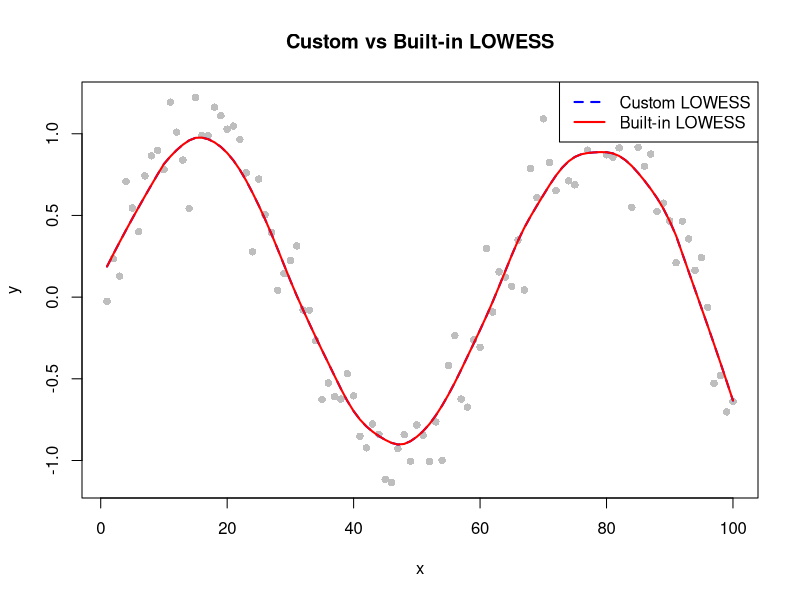

Here is the R script that generated this plot:
## ---- chunk 1
set.seed(1)
x <- 1:100
y <- sin(x/10) + rnorm(100,,sd=0.2)
## ---- chunk 2
# Custom LOWESS function
customLowess <- function(x, y, f) {
  n <- length(x)
  y_smooth <- numeric(n)
  
  for (i in 1:n) {
    # Calculate distances
    dists <- abs(x - x[i])
    
    # Determine the span width
    span <- sort(dists)[round(f * n)]
    
    # Identify weights using the tricube function
    weights <- (1 - (dists / span)^3)^3 * (dists < span)
    
    # Fit a weighted linear regression
    if (sum(weights) > 0) {
      fit <- lm(y ~ x, weights = weights)
      y_smooth[i] <- predict(fit, newdata = data.frame(x = x[i]))
    } else {
      y_smooth[i] <- y[i]
    }
  }
  return(y_smooth)
}

# Smoothing factor
f <- 0.2

# Apply custom LOWESS
y_custom <- customLowess(x, y, f)

# Apply built-in lowess with iter = 0
lowess_result <- lowess(x, y, f = f, iter = 0)
## ---- chunk 3
plot(x, y, pch = 16, col = "gray", main = "Custom vs Built-in LOWESS", xlab = "x", ylab = "y")

# Plot custom LOWESS curve
lines(x, y_custom, col = "blue", lwd = 2, lty = 2)

# Plot built-in LOWESS curve
lines(lowess_result, col = "red", lwd = 2)

# Add legend
legend("topright", legend = c("Custom LOWESS", "Built-in LOWESS"), col = c("blue", "red"), lty = c(2, 1), lwd = 2)

